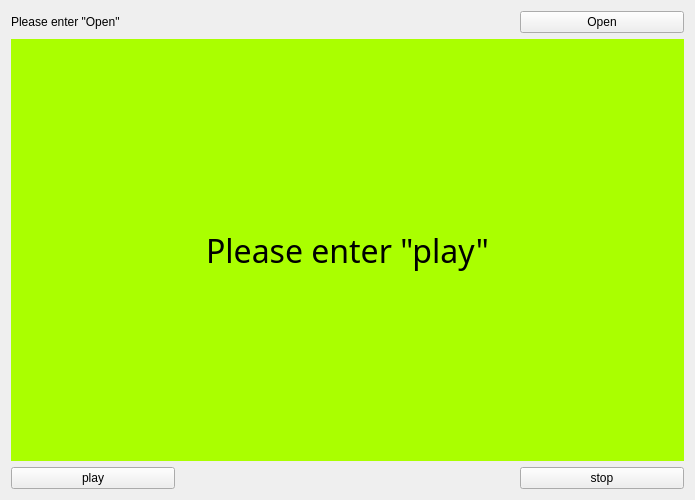
<?xml version="1.0" encoding="UTF-8"?>
<ui version="4.0">
 <class>MainWindow</class>
 <widget class="QMainWindow" name="MainWindow">
  <property name="geometry">
   <rect>
    <x>0</x>
    <y>0</y>
    <width>695</width>
    <height>500</height>
   </rect>
  </property>
  <property name="windowTitle">
   <string>MainWindow</string>
  </property>
  <widget class="QWidget" name="centralWidget">
   <layout class="QGridLayout" name="gridLayout">
    <item row="0" column="0" colspan="3">
     <widget class="QLabel" name="lB_Path">
      <property name="maximumSize">
       <size>
        <width>16777215</width>
        <height>30</height>
       </size>
      </property>
      <property name="text">
       <string>Please enter &quot;Open&quot;</string>
      </property>
     </widget>
    </item>
    <item row="2" column="0">
     <widget class="QPushButton" name="pushButton">
      <property name="text">
       <string>play</string>
      </property>
     </widget>
    </item>
    <item row="0" column="3">
     <widget class="QPushButton" name="pB_Open">
      <property name="text">
       <string>Open</string>
      </property>
     </widget>
    </item>
    <item row="1" column="0" colspan="4">
     <widget class="QLabel" name="label">
      <property name="font">
       <font>
        <family>Agency FB</family>
        <pointsize>24</pointsize>
       </font>
      </property>
      <property name="styleSheet">
       <string notr="true">background-color: rgb(170, 255, 0);</string>
      </property>
      <property name="text">
       <string>Please enter &quot;play&quot;</string>
      </property>
      <property name="alignment">
       <set>Qt::AlignCenter</set>
      </property>
     </widget>
    </item>
    <item row="2" column="3">
     <widget class="QPushButton" name="pB_Stop">
      <property name="text">
       <string>stop</string>
      </property>
     </widget>
    </item>
   </layout>
  </widget>
 </widget>
 <layoutdefault spacing="6" margin="11"/>
 <resources/>
 <connections/>
</ui>
